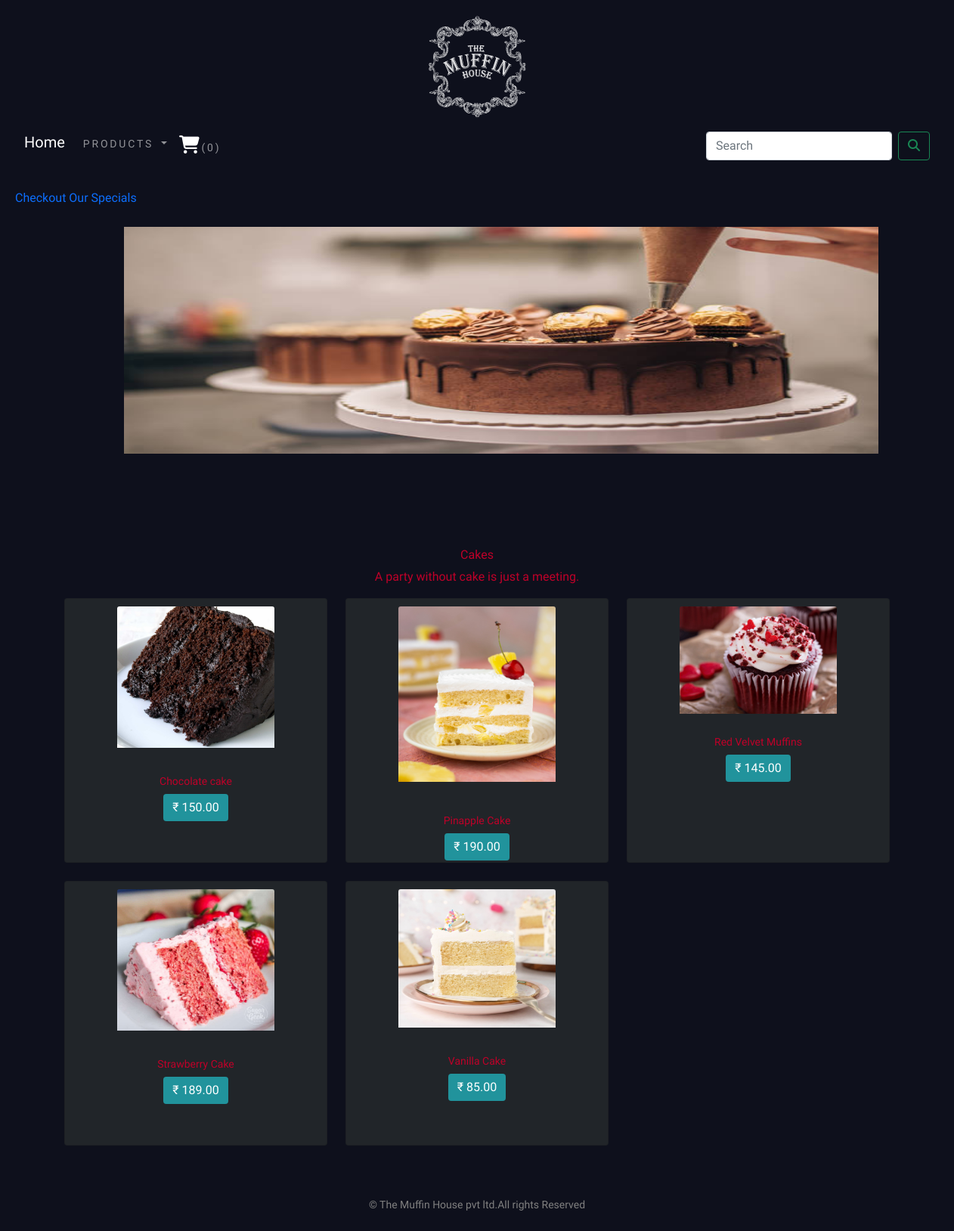
Page /shop/cakes/ on the committed database.
### shopapp/models.py (models this page shows, shortened)
class Category(models.Model):
    name = models.CharField(max_length=250, unique=True)
    slug = models.SlugField(max_length=250)
    desc = models.TextField(blank=True)
    img = models.ImageField(upload_to='category', blank=True)
    class Meta:
        ordering = ('name',)
        verbose_name = 'category'
        verbose_name_plural = 'categories'
    def get_url(self):
        return reverse('shopapp:products_by_category', args=[self.slug])

class Product(models.Model):
    name = models.CharField(max_length=250, unique=True)
    slug = models.SlugField(max_length=250, unique=True)
    description = models.TextField(blank=True)
    price = models.DecimalField(max_digits=10, decimal_places=2)
    category = models.ForeignKey(Category, on_delete=models.CASCADE)
    image = models.ImageField(upload_to='product', blank=True)
    stock = models.IntegerField()
    available = models.BooleanField(default=True)
    created = models.DateTimeField(auto_now_add=True)
    updated = models.DateTimeField(auto_now=True)
    def get_url(self):
        return reverse('shopapp:prodCatdetail',args=[self.category.slug,self.slug])
    class Meta:
        ordering = ('name',)
        verbose_name = 'product'
        verbose_name_plural = 'products'

### shopapp/views.py (the view)
# urls.py: path('',views.allProdCat,name='allProdCat'),
def allProdCat(request,c_slug=None):
    c_page = None
    products= None
    if c_slug != None:
        c_page = get_object_or_404(Category, slug=c_slug)
        products_list = Product.objects.all().filter(category=c_page, available=True)
    else:
        products_list = Product.objects.all().filter(available=True)
    paginator = Paginator(products_list, 6)
    try:
        page = int(request.GET.get('page', '1'))
    except:
        page = 1
    try:
        products = paginator.page(page)
    except (EmptyPage, InvalidPage):
        products = paginator.page(paginator.num_pages)
    return render(request, "category.html", {'category':c_page,'products':products})

### cartapp/context_processors.py (called while the page is built)
def counter(request):
    item_count = 0
    if 'admin' in request.path:
        return {}
    else:
        try:
            cart = Cart.objects.filter(cart_id=_cart_id(request))
            cart_items = CartItem.objects.all().filter(cart=cart[:1])
            for cart_item in cart_items:
                item_count += cart_item.quantity
        except Cart.DoesNotExist:
            item_count = 0
    return dict(item_count=item_count)

### cartapp/views.py (called while the page is built)
def _cart_id(request):
    cart = request.session.session_key
    if not cart:
        cart = request.session.create()
    return cart

### shopapp/context_processor.py (called while the page is built)
def menu_links(request):
    links = Category.objects.all()
    return dict(links=links)

### templates/category.html (shortened to what this page needs)
{% extends 'base.html' %}
{% load static %}
{% block content %}
{% if category %}
    <div>
        <div class="row my_row_class">
            <div class="mx-auto">
            <p><a class="collections" href="{% url 'shopapp:allProdCat' %">Checkout Our Specials</a></p>
            </div>
        </div>
    </div>
<div class="mx-auto">
    {% if category %}
    <img class="my_product_banner" src="{{category.img.url}}" alt="{{category.name}}">
</div>
<br>
<div>
    <h1 class="text-center my_title">{{category.name}}</h1>
    <p class="text-center">{{category.desc}}</p>
</div>
{% endif %}
<div class="container">
    <div class="row mx-auto" >
        {% for product in products.object_list %}
        <div class="my bottom_margin col-9 col-sm-12 col-md-4 col-lg-4" >
            <div class="card text-center bg-dark" style="min-width:.18rem; height:350px;" >
                <a href="{{product.get_url}}"><img class="card-img-top my_image image_top_margin" src="{{product.image.url}}" alt="{{product.name}}"></a>
                <div class="card-body">
                   <div class="text_anchor">
                        <h4>{{product.name}}</h4>
                        {% load humanize %}
                        <p class="btn btn-secondary btn_hover">₹ {{product.price|intcomma}}</p>
                   </div>
                </div>
            </div>
            <br>
        </div>
        {% endfor %}
    </div>
    <br>
</div>
{% endblock %}

### static/css/custom.css (style rules this page uses)
body { font-family: 'Hahmlet', serif; color:#bf0029; margin:20px; }
.my_row_class { padding-top:15; }
.my_image { width:60%; height:86%; object-fit: fill; margin-top:10px; }
.my_title { font-size:16px; text-transform:uppercase letter-spacing: .22em; }
.my_product_banner { width:998px; height:300px; background-size:cover; margin-top: 10px; margin-bottom: 100px; margin-right: 90px; margin-left: 144px; }
.card-body h4 { font-size:14px; text-transform:uppercase letter-spacing:0.2em }
.collections { text-decoration:none; }
.btn_hover { background-color:#21939C; decoration:none; border:0; }
.text_anchor { bottom:0px; }

### rows in the picture
Category: img (picture), name "Cakes", desc "A party without cake is just a meeting."
Product: image (picture), name "Chocolate cake", price "150.00"
Product: image (picture), name "Pinapple Cake", price "190.00"
Product: image (picture), name "Red Velvet Muffins", price "145.00"
Product: image (picture), name "Strawberry Cake", price "189.00"
Product: image (picture), name "Vanilla Cake", price "85.00"

### other values in the picture
{{ item_count }} "0"
